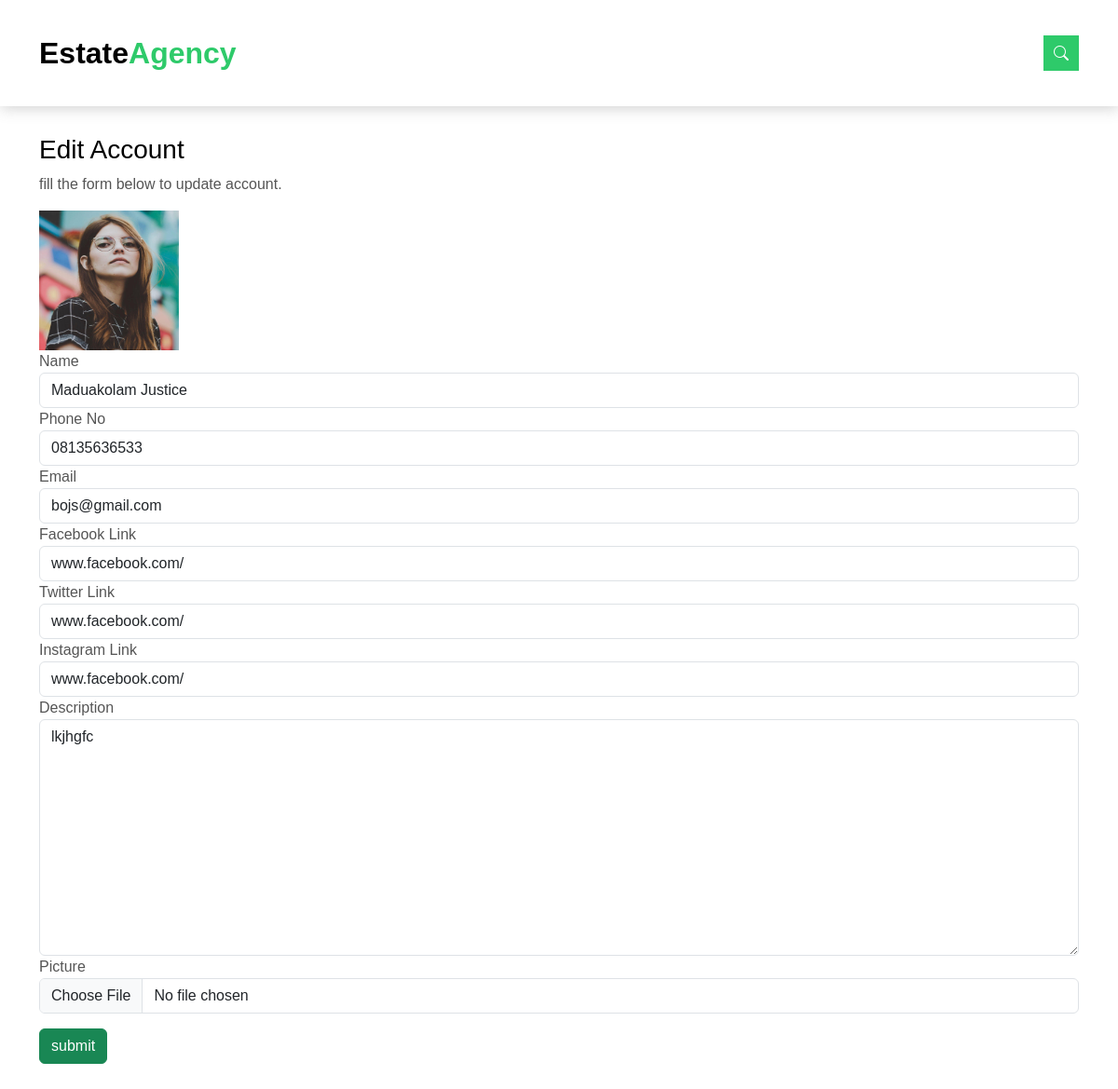
/users/settings (signed in), run on the app's committed database.
### accounts/models.py (models this page shows, shortened)
class Users(AbstractBaseUser, PermissionsMixin):
    fullname = models.CharField(max_length=200)
    phone = models.CharField(max_length=200)
    email = models.EmailField(max_length=200, unique=True, db_index=True)
    password = models.CharField(max_length=200)
    facebook = models.CharField(max_length=200)
    twitter = models.CharField(max_length=200)
    instagram = models.CharField(max_length=200)
    description = models.TextField()
    photo = models.ImageField(upload_to='profile/')
    reg_date = models.DateTimeField(default=datetime.now, blank=True)
    is_superuser = models.BooleanField(default=False)
    is_active = models.BooleanField(default=False)
    is_staff = models.BooleanField(default=False)
    last_login = models.DateTimeField(auto_now_add=True, blank=True, null=True)
    created_time = models.DateTimeField(auto_now_add=True)
    USERNAME_FIELD = 'email'
    REQUIRED_FIELDS = []
    objects = UserManager()

### accounts/views.py (the view)
# urls.py: path('settings', views.settings, name='settings'),
@login_required(login_url='login')
def settings(request):
    if request.method == 'POST':
        fullname = request.POST['name']
        phone = request.POST['phone']
        twitter = request.POST['twi']
        instagram = request.POST['inst']
        facebook = request.POST['fac']
        description = request.POST['desc']
        photo = request.FILES.get('file')
        if fullname == '' or phone == '' or twitter == '' or instagram == '' or facebook == '' or description == '':
            messages.error(request, 'All fields are required')
            return redirect('settings')
        member = Users.objects.get(id=request.user.id)
        if not photo:
            member.fullname = fullname
            member.phone = phone
            member.twitter = twitter
            member.instaagram = instagram
            member.description = description
            member.save()
            messages.success(request, "Account Updated")
            return redirect("settings")
        else:
            member.fullname = fullname
            member.phone = phone
            member.twitter = twitter
            member.instaagram = instagram
            member.description = description
            member.photo = photo
            member.save()
            messages.success(request, "Account Updated")
            return redirect("settings")
    else:
        return render(request, 'accounts/settings.html')

### templates/accounts/settings.html (shortened to what this page needs)
{% extends 'basetwo.html' %}
{% block content %}
<main id="main">
    <section class="container" style="margin-top: 10%;">
        <div class="row">
            <div class="col-md-12">
                <h3>Edit Account</h3>
                <p>fill the form below to update account.</p>
            </div>
        </div>
        <div class="row">
            <div class="col-md-3">
                <img src="{{ request.user.photo.url }}" width="150" height="150" alt="">
            </div>
        </div>
        <div class="row">
            <div class="col-md-12">
                <form action="{% url 'settings' %}" method="POST" enctype="multipart/form-data">
                    <div class="form-group">
                        <label for="">Name</label>
                        <input type="text" class="form-control" name="name" required id="" value="{{ request.user.fullname }}">
                    </div>
                    <div class="form-group">
                        <label for="">Phone No</label>
                        <input type="text" class="form-control" name="phone" value="{{ request.user.phone }}" required id="">
                    </div>
                    <div class="form-group">
                        <label for="">Email</label>
                        <input type="email" class="form-control" name="email" required id="" value="{{ request.user.email }}" readonly>
                    </div>
                    <div class="form-group">
                        <label for="">Facebook Link</label>
                        <input type="text" class="form-control" name="fac" required id="" value="{{ request.user.facebook }}">
                    </div>
                    <div class="form-group">
                        <label for="">Twitter Link</label>
                        <input type="text" class="form-control" name="twi" required id="" value="{{ request.user.twitter }}">
                    </div>
                    <div class="form-group">
                        <label for="">Instagram Link</label>
                        <input type="text" class="form-control" name="inst" required id="" value="{{ request.user.instagram }}">
                    </div>
                    <div class="form-group">
                        <label for="">Description</label>
                        <textarea name="desc" required id="" cols="30" rows="10" class="form-control">{{ request.user.description }}</textarea>
                    </div>
                    <div class="form-group">
                        <label for="">Picture</label>
                        <input type="file" class="form-control" name="file" id="">
                    </div>
                    <div class="form-group mt-3">
                        <button class="btn btn-success">submit</button>
                    </div>
                </form><br><br>
            </div>
        </div>
    </section>
  </main>
{% endblock %}

### static/assets/css/style.css (style rules this page uses)
body { font-family: "Poppins", sans-serif; color: #555555; }
h1, h2, h3, h4, h5, h6 { color: #000000; }
.btn { transition: 0.5s ease; }

### data on the page
Users: user.photo (picture), name "Maduakolam Justice", phone "08135636533", email "bojs@gmail.com", fac "www.facebook.com/", twi "www.facebook.com/", inst "www.facebook.com/", desc "lkjhgfc"
